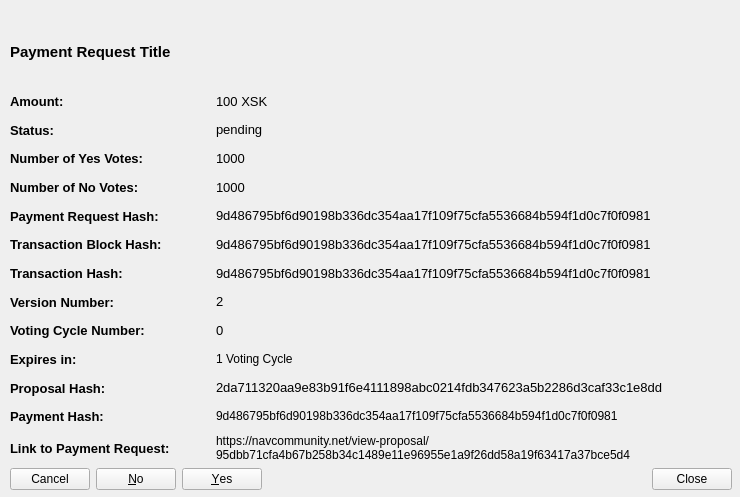
<?xml version="1.0" encoding="UTF-8"?>
<ui version="4.0">
 <class>CommunityFundDisplayPaymentRequestDetailed</class>
 <widget class="QWidget" name="CommunityFundDisplayPaymentRequestDetailed">
  <property name="geometry">
   <rect>
    <x>0</x>
    <y>0</y>
    <width>740</width>
    <height>497</height>
   </rect>
  </property>
  <property name="sizePolicy">
   <sizepolicy hsizetype="Preferred" vsizetype="Expanding">
    <horstretch>0</horstretch>
    <verstretch>0</verstretch>
   </sizepolicy>
  </property>
  <property name="minimumSize">
   <size>
    <width>740</width>
    <height>497</height>
   </size>
  </property>
  <property name="windowTitle">
   <string>Payment Request Details</string>
  </property>
  <widget class="QLabel" name="labelPaymentRequestTitle">
   <property name="geometry">
    <rect>
     <x>10</x>
     <y>10</y>
     <width>722</width>
     <height>83</height>
    </rect>
   </property>
   <property name="sizePolicy">
    <sizepolicy hsizetype="Preferred" vsizetype="Expanding">
     <horstretch>0</horstretch>
     <verstretch>0</verstretch>
    </sizepolicy>
   </property>
   <property name="maximumSize">
    <size>
     <width>16777215</width>
     <height>100</height>
    </size>
   </property>
   <property name="font">
    <font>
     <pointsize>11</pointsize>
     <weight>75</weight>
     <bold>true</bold>
    </font>
   </property>
   <property name="text">
    <string>Payment Request Title</string>
   </property>
   <property name="wordWrap">
    <bool>true</bool>
   </property>
   <property name="openExternalLinks">
    <bool>false</bool>
   </property>
  </widget>
  <widget class="QWidget" name="layoutWidget">
   <property name="geometry">
    <rect>
     <x>10</x>
     <y>90</y>
     <width>722</width>
     <height>400</height>
    </rect>
   </property>
   <layout class="QVBoxLayout" name="verticalLayoutDetailedInfomation_2">
    <item>
     <layout class="QHBoxLayout" name="horizontalLayoutAmount_2">
      <item>
       <widget class="QLabel" name="labelPrequestAmountTitle">
        <property name="sizePolicy">
         <sizepolicy hsizetype="Fixed" vsizetype="Preferred">
          <horstretch>0</horstretch>
          <verstretch>0</verstretch>
         </sizepolicy>
        </property>
        <property name="minimumSize">
         <size>
          <width>200</width>
          <height>0</height>
         </size>
        </property>
        <property name="font">
         <font>
          <pointsize>10</pointsize>
          <weight>75</weight>
          <bold>true</bold>
         </font>
        </property>
        <property name="text">
         <string>Amount:</string>
        </property>
        <property name="textInteractionFlags">
         <set>Qt::NoTextInteraction</set>
        </property>
       </widget>
      </item>
      <item>
       <widget class="QLabel" name="labelPrequestAmount">
        <property name="font">
         <font>
          <pointsize>10</pointsize>
         </font>
        </property>
        <property name="text">
         <string>100 XSK</string>
        </property>
        <property name="textInteractionFlags">
         <set>Qt::TextSelectableByMouse</set>
        </property>
       </widget>
      </item>
     </layout>
    </item>
    <item>
     <layout class="QHBoxLayout" name="horizontalLayoutFee_2">
      <item>
       <widget class="QLabel" name="labelPrequestStatusTitle">
        <property name="sizePolicy">
         <sizepolicy hsizetype="Fixed" vsizetype="Preferred">
          <horstretch>0</horstretch>
          <verstretch>0</verstretch>
         </sizepolicy>
        </property>
        <property name="minimumSize">
         <size>
          <width>200</width>
          <height>0</height>
         </size>
        </property>
        <property name="font">
         <font>
          <pointsize>10</pointsize>
          <weight>75</weight>
          <bold>true</bold>
         </font>
        </property>
        <property name="text">
         <string>Status:</string>
        </property>
        <property name="textInteractionFlags">
         <set>Qt::NoTextInteraction</set>
        </property>
       </widget>
      </item>
      <item>
       <widget class="QLabel" name="labelPrequestStatus">
        <property name="font">
         <font>
          <pointsize>10</pointsize>
         </font>
        </property>
        <property name="text">
         <string>pending</string>
        </property>
        <property name="textInteractionFlags">
         <set>Qt::TextSelectableByMouse</set>
        </property>
       </widget>
      </item>
     </layout>
    </item>
    <item>
     <layout class="QHBoxLayout" name="horizontalLayoutAddress_2">
      <item>
       <widget class="QLabel" name="labelPrequestYesTitle">
        <property name="sizePolicy">
         <sizepolicy hsizetype="Fixed" vsizetype="Preferred">
          <horstretch>0</horstretch>
          <verstretch>0</verstretch>
         </sizepolicy>
        </property>
        <property name="minimumSize">
         <size>
          <width>200</width>
          <height>0</height>
         </size>
        </property>
        <property name="font">
         <font>
          <pointsize>10</pointsize>
          <weight>75</weight>
          <bold>true</bold>
         </font>
        </property>
        <property name="text">
         <string>Number of Yes Votes:</string>
        </property>
        <property name="textInteractionFlags">
         <set>Qt::NoTextInteraction</set>
        </property>
       </widget>
      </item>
      <item>
       <widget class="QLabel" name="labelPrequestYes">
        <property name="font">
         <font>
          <pointsize>10</pointsize>
         </font>
        </property>
        <property name="text">
         <string>1000</string>
        </property>
        <property name="textInteractionFlags">
         <set>Qt::TextSelectableByMouse</set>
        </property>
       </widget>
      </item>
     </layout>
    </item>
    <item>
     <layout class="QHBoxLayout" name="horizontalLayoutDeadline_2">
      <item>
       <widget class="QLabel" name="labelPrequestNoTitle">
        <property name="sizePolicy">
         <sizepolicy hsizetype="Fixed" vsizetype="Preferred">
          <horstretch>0</horstretch>
          <verstretch>0</verstretch>
         </sizepolicy>
        </property>
        <property name="minimumSize">
         <size>
          <width>200</width>
          <height>0</height>
         </size>
        </property>
        <property name="font">
         <font>
          <pointsize>10</pointsize>
          <weight>75</weight>
          <bold>true</bold>
         </font>
        </property>
        <property name="text">
         <string>Number of No Votes:</string>
        </property>
        <property name="textInteractionFlags">
         <set>Qt::NoTextInteraction</set>
        </property>
       </widget>
      </item>
      <item>
       <widget class="QLabel" name="labelPrequestNo">
        <property name="font">
         <font>
          <pointsize>10</pointsize>
         </font>
        </property>
        <property name="text">
         <string>1000</string>
        </property>
        <property name="textInteractionFlags">
         <set>Qt::TextSelectableByMouse</set>
        </property>
       </widget>
      </item>
     </layout>
    </item>
    <item>
     <layout class="QHBoxLayout" name="horizontalLayoutExpiresIn_2">
      <item>
       <widget class="QLabel" name="labelPrequestHashTitle">
        <property name="sizePolicy">
         <sizepolicy hsizetype="Fixed" vsizetype="Preferred">
          <horstretch>0</horstretch>
          <verstretch>0</verstretch>
         </sizepolicy>
        </property>
        <property name="minimumSize">
         <size>
          <width>200</width>
          <height>0</height>
         </size>
        </property>
        <property name="font">
         <font>
          <pointsize>10</pointsize>
          <weight>75</weight>
          <bold>true</bold>
         </font>
        </property>
        <property name="text">
         <string>Payment Request Hash:</string>
        </property>
        <property name="textInteractionFlags">
         <set>Qt::NoTextInteraction</set>
        </property>
       </widget>
      </item>
      <item>
       <widget class="QLabel" name="labelPrequestHash">
        <property name="font">
         <font>
          <pointsize>10</pointsize>
         </font>
        </property>
        <property name="text">
         <string>9d486795bf6d90198b336dc354aa17f109f75cfa5536684b594f1d0c7f0f0981</string>
        </property>
        <property name="textInteractionFlags">
         <set>Qt::TextSelectableByMouse</set>
        </property>
       </widget>
      </item>
     </layout>
    </item>
    <item>
     <layout class="QHBoxLayout" name="horizontalLayoutStatus_2">
      <item>
       <widget class="QLabel" name="labelPrequestTransactionBlockHashTitle">
        <property name="sizePolicy">
         <sizepolicy hsizetype="Fixed" vsizetype="Preferred">
          <horstretch>0</horstretch>
          <verstretch>0</verstretch>
         </sizepolicy>
        </property>
        <property name="minimumSize">
         <size>
          <width>200</width>
          <height>0</height>
         </size>
        </property>
        <property name="font">
         <font>
          <pointsize>10</pointsize>
          <weight>75</weight>
          <bold>true</bold>
         </font>
        </property>
        <property name="text">
         <string>Transaction Block Hash:</string>
        </property>
        <property name="textInteractionFlags">
         <set>Qt::NoTextInteraction</set>
        </property>
       </widget>
      </item>
      <item>
       <widget class="QLabel" name="labelPrequestTransactionBlockHash">
        <property name="font">
         <font>
          <pointsize>10</pointsize>
         </font>
        </property>
        <property name="text">
         <string>9d486795bf6d90198b336dc354aa17f109f75cfa5536684b594f1d0c7f0f0981</string>
        </property>
        <property name="textInteractionFlags">
         <set>Qt::TextSelectableByMouse</set>
        </property>
       </widget>
      </item>
     </layout>
    </item>
    <item>
     <layout class="QHBoxLayout" name="horizontalLayoutNumberYesVotes_2">
      <item>
       <widget class="QLabel" name="labelPrequestTransactionHashTitle">
        <property name="sizePolicy">
         <sizepolicy hsizetype="Fixed" vsizetype="Preferred">
          <horstretch>0</horstretch>
          <verstretch>0</verstretch>
         </sizepolicy>
        </property>
        <property name="minimumSize">
         <size>
          <width>200</width>
          <height>0</height>
         </size>
        </property>
        <property name="font">
         <font>
          <pointsize>10</pointsize>
          <weight>75</weight>
          <bold>true</bold>
         </font>
        </property>
        <property name="text">
         <string>Transaction Hash:</string>
        </property>
        <property name="textInteractionFlags">
         <set>Qt::NoTextInteraction</set>
        </property>
       </widget>
      </item>
      <item>
       <widget class="QLabel" name="labelPrequestTransactionHash">
        <property name="font">
         <font>
          <pointsize>10</pointsize>
         </font>
        </property>
        <property name="text">
         <string>9d486795bf6d90198b336dc354aa17f109f75cfa5536684b594f1d0c7f0f0981</string>
        </property>
        <property name="textInteractionFlags">
         <set>Qt::TextSelectableByMouse</set>
        </property>
       </widget>
      </item>
     </layout>
    </item>
    <item>
     <layout class="QHBoxLayout" name="horizontalLayoutNumberNoVotes_2">
      <item>
       <widget class="QLabel" name="labelPrequestVersionNoTitle">
        <property name="sizePolicy">
         <sizepolicy hsizetype="Fixed" vsizetype="Preferred">
          <horstretch>0</horstretch>
          <verstretch>0</verstretch>
         </sizepolicy>
        </property>
        <property name="minimumSize">
         <size>
          <width>200</width>
          <height>0</height>
         </size>
        </property>
        <property name="font">
         <font>
          <pointsize>10</pointsize>
          <weight>75</weight>
          <bold>true</bold>
         </font>
        </property>
        <property name="text">
         <string>Version Number:</string>
        </property>
        <property name="textInteractionFlags">
         <set>Qt::NoTextInteraction</set>
        </property>
       </widget>
      </item>
      <item>
       <widget class="QLabel" name="labelPrequestVersionNo">
        <property name="font">
         <font>
          <pointsize>10</pointsize>
         </font>
        </property>
        <property name="text">
         <string>2</string>
        </property>
        <property name="textInteractionFlags">
         <set>Qt::TextSelectableByMouse</set>
        </property>
       </widget>
      </item>
     </layout>
    </item>
    <item>
     <layout class="QHBoxLayout" name="horizontalLayoutTransactionBlockHash_2">
      <item>
       <widget class="QLabel" name="labelPrequestVotingCycleTitle">
        <property name="sizePolicy">
         <sizepolicy hsizetype="Fixed" vsizetype="Preferred">
          <horstretch>0</horstretch>
          <verstretch>0</verstretch>
         </sizepolicy>
        </property>
        <property name="minimumSize">
         <size>
          <width>200</width>
          <height>0</height>
         </size>
        </property>
        <property name="font">
         <font>
          <pointsize>10</pointsize>
          <weight>75</weight>
          <bold>true</bold>
         </font>
        </property>
        <property name="text">
         <string>Voting Cycle Number:</string>
        </property>
        <property name="textInteractionFlags">
         <set>Qt::NoTextInteraction</set>
        </property>
       </widget>
      </item>
      <item>
       <widget class="QLabel" name="labelPrequestVotingCycle">
        <property name="font">
         <font>
          <pointsize>10</pointsize>
         </font>
        </property>
        <property name="text">
         <string>0</string>
        </property>
        <property name="textInteractionFlags">
         <set>Qt::TextSelectableByMouse</set>
        </property>
       </widget>
      </item>
     </layout>
    </item>
    <item>
     <layout class="QHBoxLayout" name="horizontalLayout_3">
      <property name="topMargin">
       <number>0</number>
      </property>
      <item>
       <widget class="QLabel" name="labelPrequestExpiryTitle">
        <property name="sizePolicy">
         <sizepolicy hsizetype="Minimum" vsizetype="Preferred">
          <horstretch>0</horstretch>
          <verstretch>0</verstretch>
         </sizepolicy>
        </property>
        <property name="minimumSize">
         <size>
          <width>200</width>
          <height>0</height>
         </size>
        </property>
        <property name="maximumSize">
         <size>
          <width>200</width>
          <height>16777215</height>
         </size>
        </property>
        <property name="font">
         <font>
          <pointsize>10</pointsize>
          <weight>75</weight>
          <bold>true</bold>
         </font>
        </property>
        <property name="text">
         <string>Expires in:</string>
        </property>
       </widget>
      </item>
      <item>
       <widget class="QLabel" name="labelPrequestExpiry">
        <property name="text">
         <string>1 Voting Cycle</string>
        </property>
        <property name="textInteractionFlags">
         <set>Qt::TextSelectableByMouse</set>
        </property>
       </widget>
      </item>
     </layout>
    </item>
    <item>
     <layout class="QHBoxLayout" name="horizontalLayoutTransactionHash_2">
      <item>
       <widget class="QLabel" name="labelPrequestProposalHashTitle">
        <property name="sizePolicy">
         <sizepolicy hsizetype="Fixed" vsizetype="Preferred">
          <horstretch>0</horstretch>
          <verstretch>0</verstretch>
         </sizepolicy>
        </property>
        <property name="minimumSize">
         <size>
          <width>200</width>
          <height>0</height>
         </size>
        </property>
        <property name="font">
         <font>
          <pointsize>10</pointsize>
          <weight>75</weight>
          <bold>true</bold>
         </font>
        </property>
        <property name="text">
         <string>Proposal Hash:</string>
        </property>
        <property name="textInteractionFlags">
         <set>Qt::NoTextInteraction</set>
        </property>
       </widget>
      </item>
      <item>
       <widget class="QLabel" name="labelPrequestProposalHash">
        <property name="font">
         <font>
          <pointsize>10</pointsize>
         </font>
        </property>
        <property name="text">
         <string>2da711320aa9e83b91f6e4111898abc0214fdb347623a5b2286d3caf33c1e8dd</string>
        </property>
        <property name="textInteractionFlags">
         <set>Qt::TextSelectableByMouse</set>
        </property>
       </widget>
      </item>
     </layout>
    </item>
    <item>
     <layout class="QHBoxLayout" name="horizontalLayout_2">
      <property name="topMargin">
       <number>0</number>
      </property>
      <item>
       <widget class="QLabel" name="labelPrequestPaymentHashTitle">
        <property name="sizePolicy">
         <sizepolicy hsizetype="Minimum" vsizetype="Preferred">
          <horstretch>0</horstretch>
          <verstretch>0</verstretch>
         </sizepolicy>
        </property>
        <property name="minimumSize">
         <size>
          <width>200</width>
          <height>0</height>
         </size>
        </property>
        <property name="maximumSize">
         <size>
          <width>200</width>
          <height>16777215</height>
         </size>
        </property>
        <property name="font">
         <font>
          <pointsize>10</pointsize>
          <weight>75</weight>
          <bold>true</bold>
         </font>
        </property>
        <property name="text">
         <string>Payment Hash:</string>
        </property>
       </widget>
      </item>
      <item>
       <widget class="QLabel" name="labelPrequestPaymentHash">
        <property name="text">
         <string>9d486795bf6d90198b336dc354aa17f109f75cfa5536684b594f1d0c7f0f0981</string>
        </property>
        <property name="textInteractionFlags">
         <set>Qt::TextSelectableByMouse</set>
        </property>
       </widget>
      </item>
     </layout>
    </item>
    <item>
     <layout class="QHBoxLayout" name="horizontalLayoutLinkToPaymentRequest_2">
      <item>
       <widget class="QLabel" name="labelPrequestLinkTitle">
        <property name="sizePolicy">
         <sizepolicy hsizetype="Fixed" vsizetype="Preferred">
          <horstretch>0</horstretch>
          <verstretch>0</verstretch>
         </sizepolicy>
        </property>
        <property name="minimumSize">
         <size>
          <width>200</width>
          <height>0</height>
         </size>
        </property>
        <property name="font">
         <font>
          <pointsize>10</pointsize>
          <weight>75</weight>
          <bold>true</bold>
         </font>
        </property>
        <property name="text">
         <string>Link to Payment Request:</string>
        </property>
        <property name="textInteractionFlags">
         <set>Qt::NoTextInteraction</set>
        </property>
       </widget>
      </item>
      <item>
       <widget class="QLabel" name="labelPrequestLink">
        <property name="text">
         <string>https://navcommunity.net/view-proposal/95dbb71cfa4b67b258b34c1489e11e96955e1a9f26dd58a19f63417a37bce5d4</string>
        </property>
        <property name="wordWrap">
         <bool>true</bool>
        </property>
        <property name="openExternalLinks">
         <bool>true</bool>
        </property>
        <property name="textInteractionFlags">
         <set>Qt::TextBrowserInteraction</set>
        </property>
       </widget>
      </item>
     </layout>
    </item>
    <item>
     <layout class="QHBoxLayout" name="horizontalLayoutButtons_2">
      <item>
       <widget class="QDialogButtonBox" name="buttonBoxYesNoVote_2">
        <property name="layoutDirection">
         <enum>Qt::RightToLeft</enum>
        </property>
        <property name="standardButtons">
         <set>QDialogButtonBox::Cancel|QDialogButtonBox::No|QDialogButtonBox::Yes</set>
        </property>
       </widget>
      </item>
      <item>
       <spacer name="horizontalSpacerButtons_2">
        <property name="orientation">
         <enum>Qt::Horizontal</enum>
        </property>
        <property name="sizeHint" stdset="0">
         <size>
          <width>40</width>
          <height>20</height>
         </size>
        </property>
       </spacer>
      </item>
      <item>
       <widget class="QPushButton" name="pushButtonClose_2">
        <property name="text">
         <string>Close</string>
        </property>
       </widget>
      </item>
     </layout>
    </item>
   </layout>
  </widget>
 </widget>
 <resources/>
 <connections/>
</ui>
